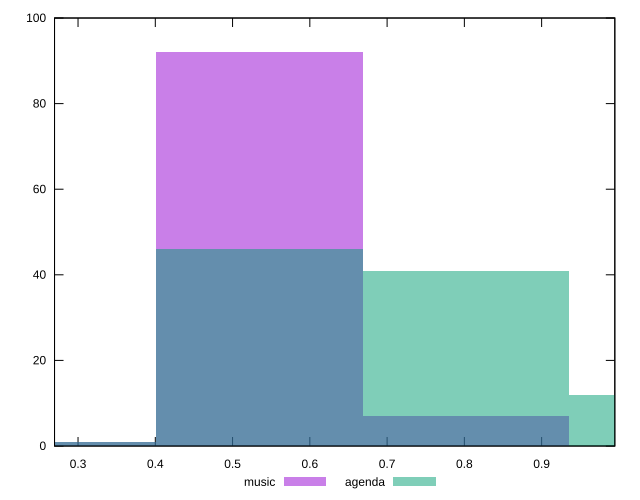

The script that saved this image:
reset

$music <<EOF
0.53476167715337 92
0.802142515730055 7
0.267380838576685 1
EOF

$agenda <<EOF
0.53476167715337 46
1.06952335430674 12
0.802142515730055 41
0.267380838576685 1
EOF

set key outside below
set boxwidth 0.267380838576685
set xrange [0.26958310732739305:0.9947266641201125]
set yrange [0:100]
set trange [0:100]
set style fill transparent solid 0.5 noborder
set terminal svg size 640, 500 enhanced background rgb 'white'
set output "reports/report_00028_2021-02-24T12-49-42.674Z/meta/pScore/comparison/histogram/0_vs_1.svg"

plot $music title "music" with boxes, \
     $agenda title "agenda" with boxes

reset
